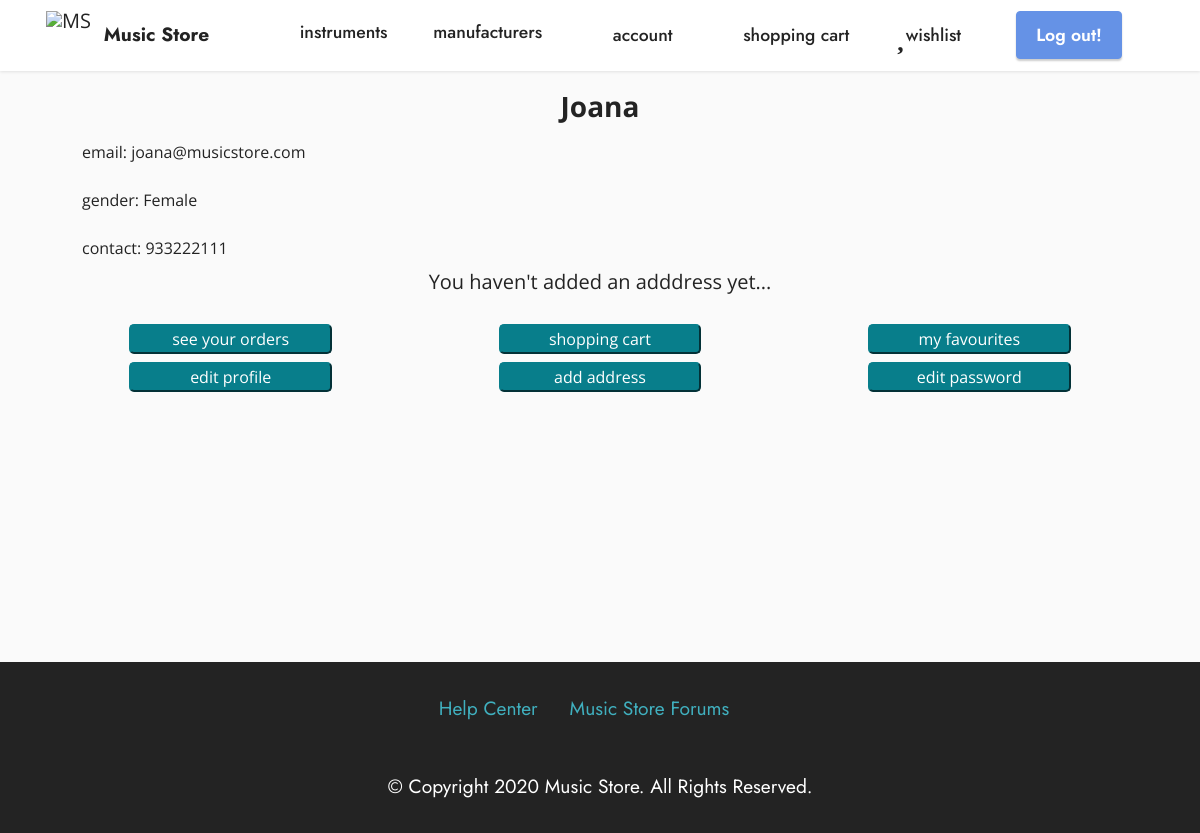
/account/ (signed in), run on the app's committed database.
### app/models.py (models this page shows, shortened)
class Person(models.Model):
    name = models.CharField(max_length=100)
    user = models.OneToOneField(auth_models.User, on_delete=models.CASCADE)
    gender = models.CharField(choices=GENDER, max_length=100)
    contact = models.PositiveBigIntegerField()
    role = models.CharField(choices=ROLES, max_length=10)
    '''
    street = models.CharField(max_length=100)
    city = models.CharField(max_length=100)
    code = models.CharField(max_length=20)
    country = models.CharField(choices=COUNTRIES, max_length=100)
    door = models.IntegerField()
    '''

### app/views.py (the view)
# urls.py: path('account/', views.account, name='account'),
@login_required(login_url='/login/')
def account(request):
    user_id = request.user.id
    u = models.User.objects.get(pk=user_id)
    ac = Person.objects.get(user_id=u.id)
    try:
        addrs = Address.objects.filter(person=ac).all()
    except ObjectDoesNotExist :
        addrs = []
    return render(request, 'account_details.html', {'u': u, 'ac':ac, 'addrs' : addrs})

### templates/account_details.html (shortened to what this page needs)
{% extends 'layout.html' %}
{% block content %}
    <div class="container container-info">
        <h3 style="width: 100%; text-align: center" class="font-weight-bold">{{ ac.name }}</h3>
        <div class="container">
            <ul class="list-group">
                <li class="list-group-item li-back">email: {{ u.username }}</li>
                <li class="list-group-item li-back">gender: {{ ac.get_gender_display }}</li>
                <li class="list-group-item li-back">contact: {{ ac.contact }}</li>
            </ul>
            {% if addrs|length == 0 %}
                <h5>You haven't added an adddress yet...</h5>
            {% endif %}
        </div>
        <div style="margin-top: 2rem" class="container">
            <div class="row">
                <div class="col">
                    <a class="href_button" href="/account/orders/">see your orders</a>
                </div>
                <div class="col">
                    <a class="href_button" href="/account/shoppingcart/">shopping cart</a>
                </div>
                <div class="col">
                    <a class="href_button" href="/account/wishlist">my favourites</a>
                </div>
            </div>
            <div class="row" style="margin-top: 0.5rem">
                <div class="col">
                    <a class="href_button" href="/edit/account">edit profile</a>
                </div>
                <div class="col">
                    <a class="href_button" href="/add/addresses">add address</a>
                </div>
                <div class="col">
                    <a class="href_button" href="/account/change_password/">edit password</a>
                </div>
            </div>
        </div>
    </div>
{% endblock %}

### app/static/theme/css/style.css (style rules this page uses)
body { font-style: normal; line-height: 1.5; font-weight: 400; color: #232323; position: relative; }
section, .container, .container-fluid { position: relative; word-wrap: break-word; }
a { font-style: normal; font-weight: 400; cursor: pointer; }
a, a:hover { text-decoration: none; }
h1, h2, h3, h4, h5, h6, .display-1, .display-2, .display-4, .display-5, .display-7, span, p, a { line-height: 1; word-break: break-word; word-wrap: break-word; font-weight: 400; }
.row { display: -webkit-flex; -webkit-flex-wrap: wrap; }
html, body { height: auto; min-height: 100vh; }
ul, ol, pre, blockquote { margin-bottom: 2.3125rem; }
@media (min-width: 992px) { .container { padding-left: 16px; padding-right: 16px; } }
@media (min-width: 992px) { .row { margin-left: -16px; margin-right: -16px; } }
@media (min-width: 992px) { .row > [class*="col"] { padding-left: 16px; padding-right: 16px; } }

### app/static/mobirise/css/mbr-additional.css (style rules this page uses)
body { font-family: IBM Plex Sans; }
a, a:hover { color: #6592e6; }
body { overflow-x: hidden; }
a { transition: color 0.6s; }

### templates/layout.html (style rules this page uses)
body { margin: 0; min-height: 100vh; font-family: 'Open Sans'; background: #fafafa; }
.href_button { width: 60%; background-color: #087e8b; box-shadow: none; color: white; border: #087e8b; text-decoration: none; display: inline-block; letter-spacing: normal; border-image: initial; margin: 0; padding: 1px 6px; border-width: 2px; border-style: outset; border-radius: 5px; font-family: inherit; font-size: inherit; line-height: inherit; align-items: flex-start; text-align: center; transition: 1s; }
.container-info { margin-top: 2rem; justify-content: center; text-align: center; color: #232323; }
.li-back { background: none; text-align: left; border: none; }
:root { --color: #3c3163; --transition-time: 0.5s; }
* { box-sizing: border-box; }
a { color: inherit; }

### data on the page
Person: name "Joana", gender "Female", contact "933222111"

### other printed values
{{ u.username }} "joana@musicstore.com"
